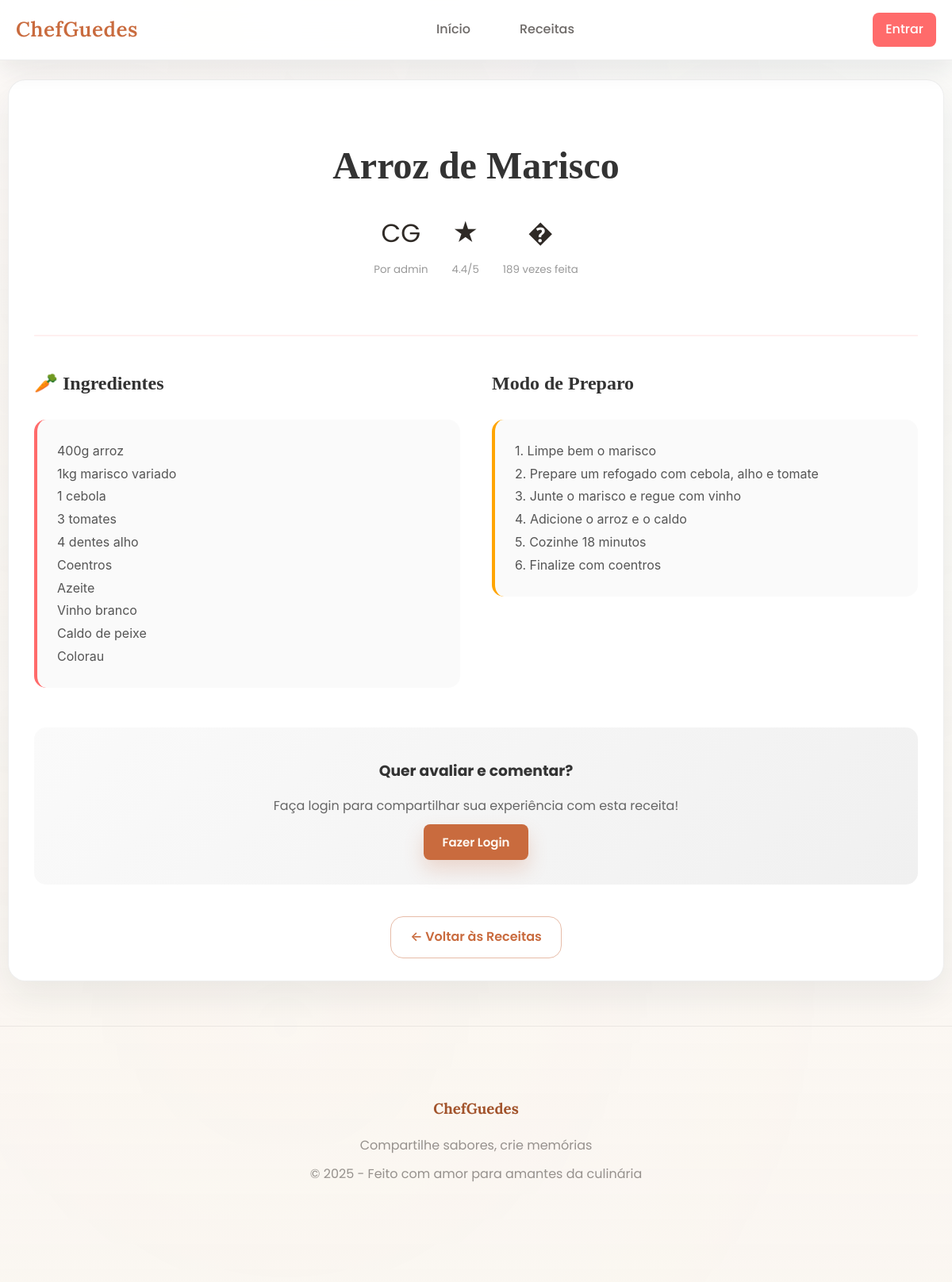
Screenshot of /receita.php?slug=arroz-de-marisco with the database file from the repository.
### tables this page shows
CREATE TABLE `recipes` (
  `id` BIGINT UNSIGNED NOT NULL AUTO_INCREMENT,
  `user_id` BIGINT UNSIGNED NOT NULL,
  `category_id` INT UNSIGNED DEFAULT NULL,
  `title` VARCHAR(255) NOT NULL,
  `slug` VARCHAR(255) NOT NULL,
  `summary` TEXT DEFAULT NULL,
  `ingredients` TEXT NOT NULL,
  `instructions` TEXT NOT NULL,
  `prep_time` INT DEFAULT NULL COMMENT 'Tempo de preparo em minutos',
  `cook_time` INT DEFAULT NULL COMMENT 'Tempo de cozimento em minutos',
  `total_time` INT DEFAULT NULL COMMENT 'Tempo total em minutos',
  `servings` INT DEFAULT NULL COMMENT 'Número de porções',
  `difficulty` ENUM('facil','medio','dificil') DEFAULT 'medio',
  `is_vegetarian` TINYINT(1) NOT NULL DEFAULT 0,
  `is_vegan` TINYINT(1) NOT NULL DEFAULT 0,
  `is_gluten_free` TINYINT(1) NOT NULL DEFAULT 0,
  `is_premium` TINYINT(1) NOT NULL DEFAULT 0,
  `is_featured` TINYINT(1) NOT NULL DEFAULT 0,
  `image_url` VARCHAR(500) DEFAULT NULL,
  `video_url` VARCHAR(500) DEFAULT NULL,
  `nutrition_info` JSON DEFAULT NULL,
  `created_at` DATETIME NOT NULL DEFAULT CURRENT_TIMESTAMP,
  `updated_at` DATETIME DEFAULT NULL ON UPDATE CURRENT_TIMESTAMP,
  `published_at` DATETIME DEFAULT NULL,
  `is_active` TINYINT(1) NOT NULL DEFAULT 1,
  PRIMARY KEY (`id`),
  UNIQUE KEY `uq_recipes_slug` (`slug`),
  KEY `idx_recipes_user` (`user_id`),
  KEY `idx_recipes_category` (`category_id`),
  KEY `idx_recipes_featured` (`is_featured`),
  KEY `idx_recipes_premium` (`is_premium`),
  KEY `idx_recipes_published` (`published_at`),
  CONSTRAINT `fk_recipes_user` FOREIGN KEY (`user_id`) REFERENCES `users` (`id`) ON DELETE CASCADE,
  CONSTRAINT `fk_recipes_category` FOREIGN KEY (`category_id`) REFERENCES `categories` (`id`) ON DELETE SET NULL
);

CREATE TABLE `users` (
  `id` BIGINT UNSIGNED NOT NULL AUTO_INCREMENT,
  `username` VARCHAR(80) NOT NULL,
  `email` VARCHAR(255) NOT NULL,
  `password_hash` VARCHAR(255) NOT NULL,
  `role` ENUM('user','admin','chef') NOT NULL DEFAULT 'user',
  `avatar` VARCHAR(255) DEFAULT NULL,
  `bio` TEXT DEFAULT NULL,
  `location` VARCHAR(100) DEFAULT NULL,
  `created_at` DATETIME NOT NULL DEFAULT CURRENT_TIMESTAMP,
  `updated_at` DATETIME DEFAULT NULL ON UPDATE CURRENT_TIMESTAMP,
  `last_login` DATETIME DEFAULT NULL,
  `is_active` TINYINT(1) NOT NULL DEFAULT 1,
  PRIMARY KEY (`id`),
  UNIQUE KEY `uq_users_email` (`email`),
  UNIQUE KEY `uq_users_username` (`username`)
);

CREATE TABLE `recipe_stats` (
  `recipe_id` BIGINT UNSIGNED NOT NULL,
  `total_views` INT DEFAULT 0,
  `unique_views` INT DEFAULT 0,
  `total_favorites` INT DEFAULT 0,
  `total_made` INT DEFAULT 0,
  `total_ratings` INT DEFAULT 0,
  `average_rating` DECIMAL(3,2) DEFAULT 0.00,
  `last_viewed_at` DATETIME DEFAULT NULL,
  `last_favorited_at` DATETIME DEFAULT NULL,
  `popularity_score` DECIMAL(10,4) DEFAULT 0.0000,
  `updated_at` DATETIME DEFAULT CURRENT_TIMESTAMP ON UPDATE CURRENT_TIMESTAMP,
  PRIMARY KEY (`recipe_id`),
  KEY `idx_recipe_stats_views` (`total_views`),
  KEY `idx_recipe_stats_favorites` (`total_favorites`),
  KEY `idx_recipe_stats_rating` (`average_rating`),
  KEY `idx_recipe_stats_popularity` (`popularity_score`),
  CONSTRAINT `fk_recipe_stats_recipe` FOREIGN KEY (`recipe_id`) REFERENCES `recipes` (`id`) ON DELETE CASCADE
);

### receita.php (the view, shortened to what this page needs)
<?php
$db_host = '127.0.0.1';
$db_user = 'root';
$db_pass = '';
$db_name = 'chefguedes';
function db_connect() {
    global $db_host, $db_user, $db_pass, $db_name;
    $m = new mysqli($db_host, $db_user, $db_pass, $db_name);
    return $m;
}
$slug = $_GET['slug'] ?? '';
$recipe = null;
$comments = [];
$user_rating = null;
$avg_rating = 0;
if ($slug) {
    $mysqli = db_connect();
    if ($mysqli) {
        $stmt = $mysqli->prepare("SELECT r.*, u.username, rs.average_rating as avg_rating, rs.total_ratings as rating_count, rs.total_views as made_count FROM recipes r JOIN users u ON r.user_id = u.id LEFT JOIN recipe_stats rs ON r.id = rs.recipe_id WHERE r.slug = ? LIMIT 1");
        if ($stmt) {
            $stmt->bind_param('s', $slug);
            $stmt->execute();
            $result = $stmt->get_result();
            if ($result && $result->num_rows === 1) {
                $recipe = $result->fetch_assoc();
                $avg_rating = $recipe['avg_rating'] ?: 0;
                $comments_query = $mysqli->query("SELECT c.*, u.username FROM comments c JOIN users u ON c.user_id = u.id WHERE c.recipe_id = {$recipe['id']} ORDER BY c.created_at DESC");
                if ($comments_query) {
                    $comments = $comments_query->fetch_all(MYSQLI_ASSOC);
                }
            }
        }
    }
}
?>
<!DOCTYPE html>
<html lang="pt">
<head>
    <link rel="stylesheet" href="css/style.css">
    <link rel="stylesheet" href="css/culinary.css">
</head>
<body class="main-layout">
    <nav class="navbar">
        <div class="nav-container">
            <a href="index.php" class="logo">ChefGuedes</a>
            <div class="nav-links">
                <a href="index.php">Início</a>
                <a href="receitas.php">Receitas</a>
            </div>
            <div class="user-menu">
                <?php if (isset($_SESSION['user_id'])): ?>
                    <span>Olá, <?php echo htmlspecialchars($_SESSION['username']); ?>!</span>
                    <a href="logout.php" style="color: #ff6b6b;">Sair</a>
                <?php else: ?>
                    <a href="login.php" style="background: #ff6b6b; color: white; padding: 8px 16px; border-radius: 8px; text-decoration: none;">Entrar</a>
                <?php endif; ?>
            </div>
        </div>
    </nav>
    <div class="container">
        <header class="recipe-header" style="text-align: center; padding: 40px 0; border-bottom: 2px solid rgba(255, 107, 107, 0.1); margin-bottom: 40px;">
            <h1 style="font-family: 'Playfair Display', serif; font-size: 3rem; color: #333; margin-bottom: 20px;">
                <?php echo htmlspecialchars($recipe['title']); ?>
            </h1>
            <div style="display: flex; justify-content: center; gap: 30px; flex-wrap: wrap; margin-bottom: 30px;">
                <div style="text-align: center;">
                    <div style="font-size: 2rem; margin-bottom: 5px;">CG</div>
                    <small style="color: #999;">Por <?php echo htmlspecialchars($recipe['username']); ?></small>
                </div>
                <div style="text-align: center;">
                    <div style="font-size: 2rem; margin-bottom: 5px;">★</div>
                    <small style="color: #999;"><?php echo $avg_rating > 0 ? number_format($avg_rating, 1) . '/5' : 'Sem avaliações'; ?></small>
                </div>
                <div style="text-align: center;">
                    <div style="font-size: 2rem; margin-bottom: 5px;">�</div>
                    <small style="color: #999;"><?php echo $recipe['made_count'] ?: 0; ?> vezes feita</small>
                </div>
            </div>
        </header>
        <div style="display: grid; grid-template-columns: 1fr 1fr; gap: 40px; margin-bottom: 50px;">
            <section class="ingredients-section">
                <h2 style="font-family: 'Playfair Display', serif; color: #333; margin-bottom: 25px; display: flex; align-items: center; gap: 15px;">
                    🥕 Ingredientes
                </h2>
                <div style="background: #fafafa; padding: 25px; border-radius: 15px; border-left: 4px solid #ff6b6b;">
                    <pre style="white-space: pre-wrap; font-family: 'Inter', sans-serif; line-height: 1.8; color: #555; margin: 0;"><?php echo htmlspecialchars($recipe['ingredients']); ?></pre>
                </div>
            </section>
            <section class="instructions-section">
                <h2 style="font-family: 'Playfair Display', serif; color: #333; margin-bottom: 25px; display: flex; align-items: center; gap: 15px;">
                    Modo de Preparo
                </h2>
                <div style="background: #fafafa; padding: 25px; border-radius: 15px; border-left: 4px solid #ffa500;">
                    <pre style="white-space: pre-wrap; font-family: 'Inter', sans-serif; line-height: 1.8; color: #555; margin: 0;"><?php echo htmlspecialchars($recipe['instructions']); ?></pre>
                </div>
            </section>
        </div>
        <?php if (isset($_SESSION['user_id'])): ?>
        <section style="background: linear-gradient(135deg, #fafafa, #f0f0f0); padding: 30px; border-radius: 15px; margin-bottom: 40px;">
            <h2 style="font-family: 'Playfair Display', serif; color: #333; margin-bottom: 25px;">
                ★ Avaliar esta Receita
            </h2>
            <form method="post" style="display: flex; align-items: center; gap: 20px; flex-wrap: wrap;">
                <label style="font-weight: 600;">Sua avaliação:</label>
                <div style="display: flex; gap: 8px;">
                    <?php for ($i = 1; $i <= 5; $i++): ?>
                        <label style="cursor: pointer;">
                            <input type="radio" name="rating" value="<?php echo $i; ?>" <?php echo ($user_rating == $i) ? 'checked' : ''; ?> style="display: none;">
                            <span style="font-size: 1.5rem; color: <?php echo ($user_rating >= $i) ? '#ff6b6b' : '#ddd'; ?>; transition: color 0.3s;">★</span>
                        </label>
                    <?php endfor; ?>
                </div>
                <button type="submit" name="rate_recipe" class="btn-primary" style="border: none; cursor: pointer;">
                    Avaliar
                </button>
            </form>
        </section>
        <section style="margin-bottom: 40px;">
            <h2 style="font-family: 'Playfair Display', serif; color: #333; margin-bottom: 25px;">
                Comentários (<?php echo count($comments); ?>)
            </h2>
            <form method="post" style="margin-bottom: 30px;">
                <textarea name="comment" placeholder="Compartilhe sua experiência com esta receita..." style="width: 100%; padding: 15px; border: 2px solid #e0e0e0; border-radius: 12px; font-size: 15px; min-height: 100px; resize: vertical; font-family: 'Inter', sans-serif;"></textarea>
                <button type="submit" name="add_comment" class="btn-primary" style="margin-top: 15px; border: none; cursor: pointer;">
                    Adicionar Comentário
                </button>
            </form>
            <div class="comments-list">
                <?php foreach ($comments as $comment): ?>
                    <div style="background: white; padding: 20px; border-radius: 12px; margin-bottom: 15px; border: 1px solid #eee;">
                        <div style="display: flex; justify-content: space-between; margin-bottom: 10px;">
                            <strong style="color: #333;"><?php echo htmlspecialchars($comment['username']); ?></strong>
                            <small style="color: #999;"><?php echo date('d/m/Y H:i', strtotime($comment['created_at'])); ?></small>
                        </div>
                        <p style="color: #666; line-height: 1.6; margin: 0;"><?php echo htmlspecialchars($comment['content']); ?></p>
                    </div>
                <?php endforeach; ?>
                <?php if (empty($comments)): ?>
                    <p style="text-align: center; color: #999; font-style: italic; padding: 40px;">
                        🤔 Ainda não há comentários. Seja o primeiro a compartilhar sua experiência!
                    </p>
                <?php endif; ?>
            </div>
        </section>
        <?php else: ?>
        <div style="text-align: center; padding: 40px; background: linear-gradient(135deg, #fafafa, #f0f0f0); border-radius: 15px;">
            <h3 style="color: #333; margin-bottom: 15px;">Quer avaliar e comentar?</h3>
            <p style="color: #666; margin-bottom: 20px;">Faça login para compartilhar sua experiência com esta receita!</p>
            <a href="login.php" class="btn-primary" style="text-decoration: none; padding: 12px 24px; border-radius: 8px;">Fazer Login</a>
        </div>
        <?php endif; ?>
        <div style="text-align: center; margin-top: 40px;">
            <a href="receitas.php" class="btn-secondary" style="text-decoration: none; padding: 12px 24px;">
                ← Voltar às Receitas
            </a>
        </div>
    </div>
    <footer class="footer">
        <div class="container">
            <h3>ChefGuedes</h3>
            <p>Compartilhe sabores, crie memórias</p>
            <p>&copy; 2025 - Feito com amor para amantes da culinária</p>
        </div>
    </footer>
</body>
</html>

### rows the page displays
recipes: title "Arroz de Marisco", user.username "admin", recipe_stats.average_rating "4.4", recipe_stats.total_views "189", ingredients "400g arroz 1kg marisco variado 1 cebola 3 tomates 4 dentes alho Coentros Azeite Vinho branco Caldo de peixe Colorau", instructions "1. Limpe bem o marisco 2. Prepare um refogado com cebola, alho e tomate 3. Junte o marisco e regue com vinho 4. Adicione o arroz e o caldo 5. Cozinhe 18 minutos 6. Finalize com coentros"
